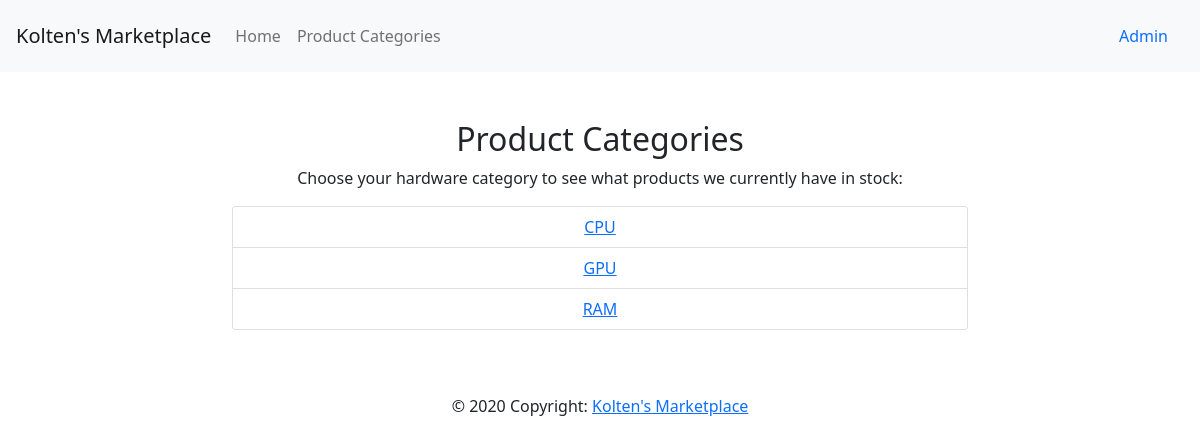
The page /categories on the database its author committed.
### app.py (models this page shows)
class Category(db.Model):
    id = db.Column(db.Integer, primary_key=True)
    name = db.Column(db.String(20), nullable=False)
    description = db.Column(db.Text, nullable=False)

### app.py (the view)
@app.route("/categories")
def categories():
    categories = Category.query.all()
    return render_template("categories.html", categories = categories)

### app.py (called while the page is built)
@app.before_request
def load_user():
    user_id = session.get("user_id")
    g.user = User.query.get(user_id) if user_id is not None else None

### templates/categories.html
{% extends "base.html" %}
{% block content %}
<div class="container py-5">
    <div class="row">
        <div class="col text-center">
            <h2>Product Categories</h2>
            <p>Choose your hardware category to see what products we currently have in stock: </p>
        </div>
    </div>
    <div class="row">
        <div class="col-lg-2 col-md-2 col-sm-2"></div>
        <div class="col-lg-8 col-md-8 col-sm-8 text-center">
            <ul class="list-group">
                {% for category in categories %}
                    <li class="list-group-item"><a href="{{ url_for('category', categoryPass = category.name) }}">{{category.name}}</a></li>
                {% endfor %}
            </ul>
        </div>
        <div class="col-lg-2 col-md-2 col-sm-2"></div>
    </div>
</div>
{% endblock %}

### rows shown on the page
Category: name "CPU"
Category: name "GPU"
Category: name "RAM"
